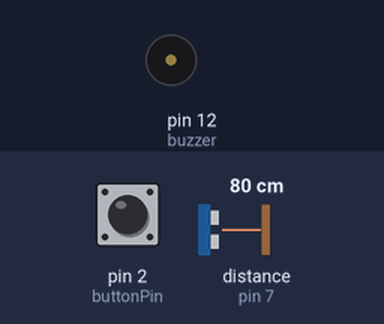
A sketch run on a simulated Arduino Uno, built with avr-gcc and run on an emulated ATmega328P. Shown: buzzer (waves = sounding). Wiring (inferred from the names in the program): ultrasonic range finder: trigger pin 8; echo pin 7. The test bench sets the inputs (shaded band); at power-on: distance to the obstacle (sensor on pin 7) 80 cm, pin 2 (buttonPin) LOW. The echo pulse lasts 58.3 µs per cm.

Above: at 1.2 s.
1.3 s: distance to the obstacle (sensor on pin 7) set to 34 cm
2.8 s: distance to the obstacle (sensor on pin 7) set to 28 cm
At 4.1 s:
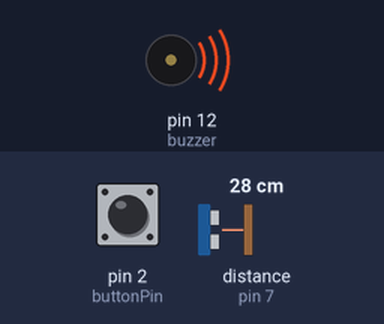
Timing chart, 0 to 5.8 s (numbered marks = the images above; inputs shaded):
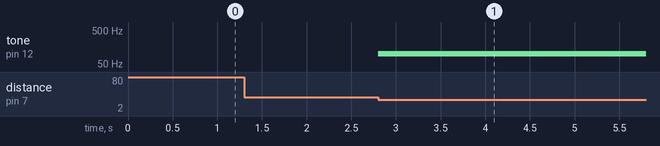

Measured:
- the behaviour switches between 32 and 31 cm on distance to the obstacle (sensor on pin 7) (found by bisection; images 0 and 1)
- after the input at 1.3 s, every drawn part: stays the same
- after the input at 2.8 s, tone on pin 12 (buzzer): silent → 100 Hz at once

The sketch:

main.ino
```cpp
#define trigPin 8
#define echoPin 7
#define buzzer 12
#define buttonPin 2

int buttonState = LOW;

long lastDebounceTime = 0;
long debounceDelay = 100;
int lastButtonState = LOW;

long lastBeepTime = 0;
long beepDelay = 500;

int maxRange = 30; // distancia máxima inicial no qual o aparelho começa a detectar objetos

void setup()
{
  Serial.begin(9600);

  pinMode(buttonPin, INPUT);
  pinMode(trigPin, OUTPUT);
  pinMode(echoPin, INPUT);
  pinMode(buzzer, OUTPUT);
}

void sight()
{
  long duration, distance;
  digitalWrite(trigPin, LOW);
  delayMicroseconds(2);
  digitalWrite(trigPin, HIGH);
  delayMicroseconds(10);
  digitalWrite(trigPin, LOW);
  duration = pulseIn(echoPin, HIGH);
  distance = (duration / 2) / 29.1;

  if ((millis() - lastBeepTime) > beepDelay)
  {
    if (distance > 30 and distance < maxRange)
    {
      tone(buzzer, 100, 50);
      lastBeepTime = millis();
    }
    else if (distance > 0 and distance <= 30)
    {
      tone(buzzer, 100);
      lastBeepTime = millis();
    }
  }
}

void increaseRange()
{
  maxRange += 30;
  if (maxRange > 150)
    maxRange = 30;

  Serial.println(" MAX RANGE: ");
  Serial.print(maxRange);
  Serial.println(" cm");
}

void loop()
{

  sight();

  buttonState = digitalRead(buttonPin);

  if ((millis() - lastDebounceTime) > debounceDelay)
  {
    if (lastButtonState == buttonState)
      return;

    lastButtonState = buttonState;
    if ((buttonState == HIGH))
    {
      increaseRange();
      lastDebounceTime = millis(); // set the current time]
    }
    else if ((buttonState == HIGH))
    {
      increaseRange();
      lastDebounceTime = millis(); // set the current time
    }
  }
}
```
